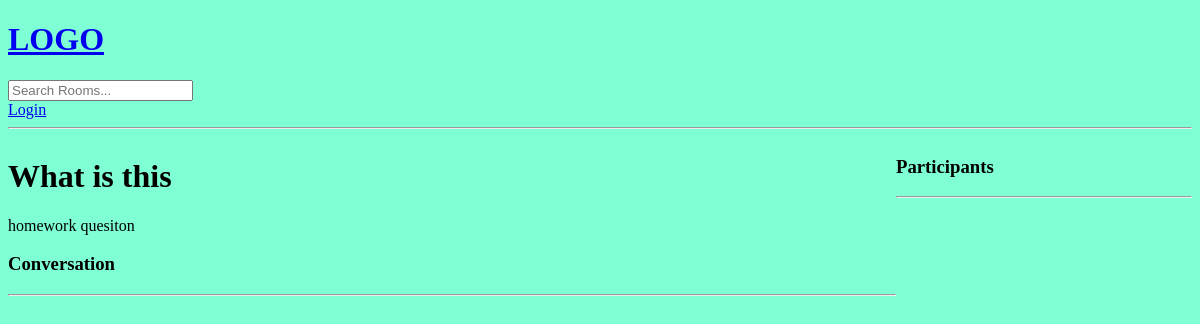
The page /room/2/ on the database as committed earlier.
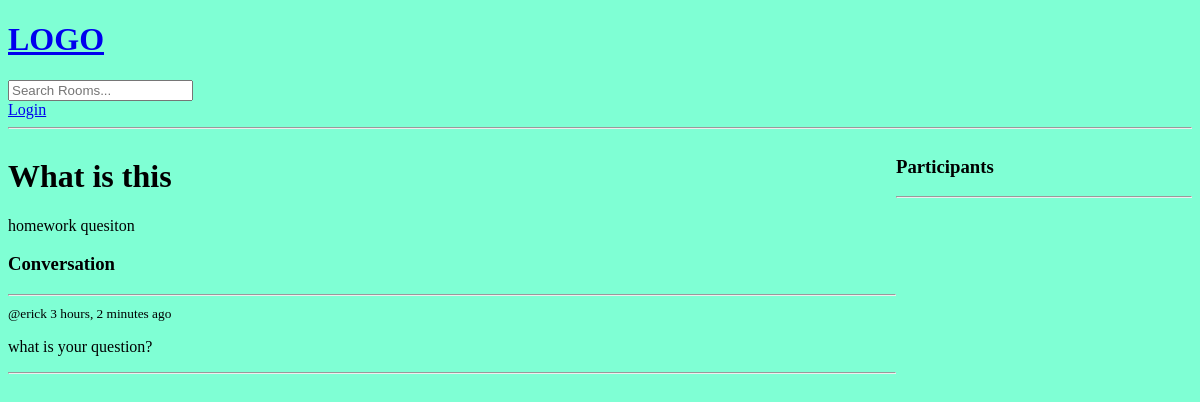
The same page on the database as committed later.
### base/models.py (models this page shows, shortened)
class Message(models.Model):
    user = models.ForeignKey(User, on_delete=models.CASCADE)
    room = models.ForeignKey(Room, on_delete=models.CASCADE)
    body = models.TextField()
    updated = models.DateTimeField(auto_now=True)
    created = models.DateTimeField(auto_now_add=True)
    class Meta:
        ordering = ['-updated', '-created']

### base/views.py (the view, shortened to what this page needs)
# urls.py: path('room/<str:pk>/', views.room, name="room"),
def room(request, pk):
    room = Room.objects.get(id=pk)
    room_messages = room.message_set.all()
    participants = room.participants.all()
    context = {'room':room, 'room_messages':room_messages, 'participants':participants}
    return render(request, 'base/room.html', context)

### base/templates/base/room.html (shortened to what this page needs)
{% extends 'main.html' %}
{% block content %}
<div class="room-container">
    <div>
        <h1>{{room.name}}</h1>
        <p>{{room.description}}</p>
        <div class="comment-wrapper">
            <h3>Conversation</h3>
            <hr>
            {% for message in room_messages %}
                <div>
                    <small>@{{message.user}} {{message.created|timesince}} ago </small>
                    <p>{{message.body}}</p>
                    <hr>
                </div>
            {% endfor %}
        </div>
    </div>
    <div>
        <h3>Participants</h3>
        <hr>
    </div>
</div>
{% endblock content %}

Rows that differ between the two databases and show on the page:
added Message: user "erick", created "3 hours, 2 minutes", body "what is your question?"
